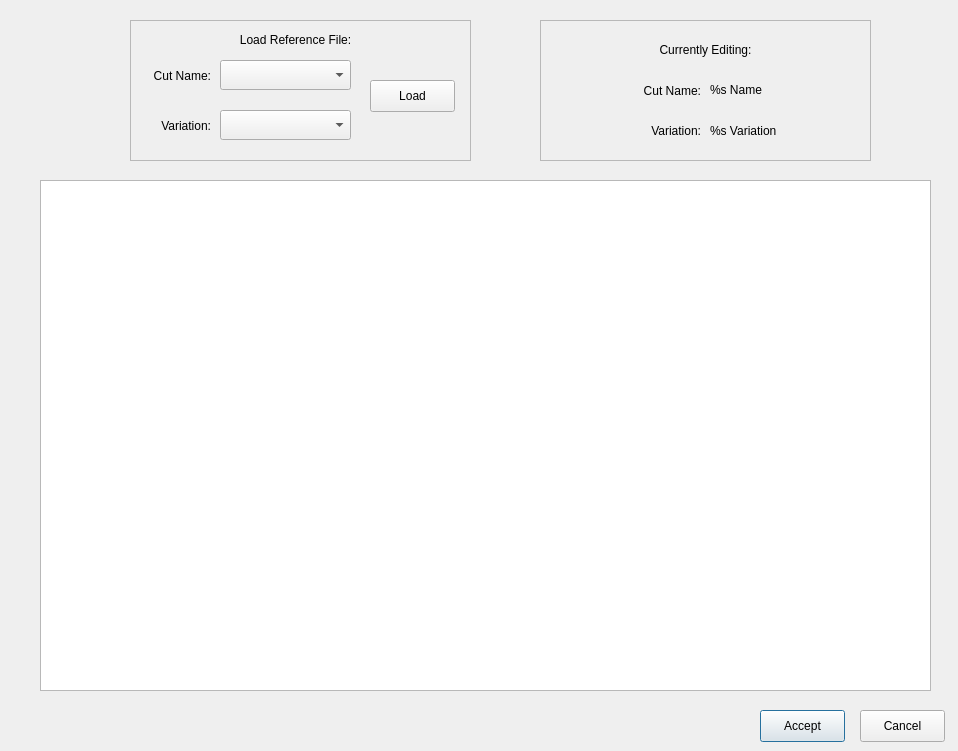
<?xml version="1.0" encoding="UTF-8"?>
<ui version="4.0">
 <class>referenceeditorDialog</class>
 <widget class="QDialog" name="referenceeditorDialog">
  <property name="geometry">
   <rect>
    <x>0</x>
    <y>0</y>
    <width>958</width>
    <height>751</height>
   </rect>
  </property>
  <property name="windowTitle">
   <string>Dialog</string>
  </property>
  <widget class="QTextEdit" name="referencetextEditor">
   <property name="geometry">
    <rect>
     <x>40</x>
     <y>180</y>
     <width>891</width>
     <height>511</height>
    </rect>
   </property>
  </widget>
  <widget class="QPushButton" name="acceptButton">
   <property name="geometry">
    <rect>
     <x>760</x>
     <y>710</y>
     <width>85</width>
     <height>32</height>
    </rect>
   </property>
   <property name="text">
    <string>Accept</string>
   </property>
  </widget>
  <widget class="QPushButton" name="cancelButton">
   <property name="geometry">
    <rect>
     <x>860</x>
     <y>710</y>
     <width>85</width>
     <height>32</height>
    </rect>
   </property>
   <property name="text">
    <string>Cancel</string>
   </property>
  </widget>
  <widget class="QFrame" name="LoadReferenceFileFrame">
   <property name="geometry">
    <rect>
     <x>130</x>
     <y>20</y>
     <width>341</width>
     <height>141</height>
    </rect>
   </property>
   <property name="frameShape">
    <enum>QFrame::StyledPanel</enum>
   </property>
   <property name="frameShadow">
    <enum>QFrame::Raised</enum>
   </property>
   <widget class="QPushButton" name="loadReferenceFileButton">
    <property name="geometry">
     <rect>
      <x>240</x>
      <y>60</y>
      <width>85</width>
      <height>32</height>
     </rect>
    </property>
    <property name="text">
     <string>Load</string>
    </property>
   </widget>
   <widget class="QLabel" name="LoadReferenceFileLabel_1">
    <property name="geometry">
     <rect>
      <x>10</x>
      <y>40</y>
      <width>71</width>
      <height>31</height>
     </rect>
    </property>
    <property name="text">
     <string>Cut Name:</string>
    </property>
    <property name="alignment">
     <set>Qt::AlignRight|Qt::AlignTrailing|Qt::AlignVCenter</set>
    </property>
   </widget>
   <widget class="QComboBox" name="referenceFileSelectComboBox">
    <property name="geometry">
     <rect>
      <x>90</x>
      <y>40</y>
      <width>131</width>
      <height>30</height>
     </rect>
    </property>
   </widget>
   <widget class="QComboBox" name="versionSelectComboBox">
    <property name="geometry">
     <rect>
      <x>90</x>
      <y>90</y>
      <width>131</width>
      <height>30</height>
     </rect>
    </property>
   </widget>
   <widget class="QLabel" name="versionselectLabel">
    <property name="geometry">
     <rect>
      <x>10</x>
      <y>90</y>
      <width>71</width>
      <height>31</height>
     </rect>
    </property>
    <property name="text">
     <string>Variation:</string>
    </property>
    <property name="alignment">
     <set>Qt::AlignRight|Qt::AlignTrailing|Qt::AlignVCenter</set>
    </property>
   </widget>
   <widget class="QLabel" name="LoadReferenceFileTopLabel">
    <property name="geometry">
     <rect>
      <x>10</x>
      <y>10</y>
      <width>311</width>
      <height>20</height>
     </rect>
    </property>
    <property name="text">
     <string>Load Reference File:</string>
    </property>
    <property name="alignment">
     <set>Qt::AlignCenter</set>
    </property>
   </widget>
  </widget>
  <widget class="QFrame" name="CurrentlyEditingFrame">
   <property name="geometry">
    <rect>
     <x>540</x>
     <y>20</y>
     <width>331</width>
     <height>141</height>
    </rect>
   </property>
   <property name="frameShape">
    <enum>QFrame::StyledPanel</enum>
   </property>
   <property name="frameShadow">
    <enum>QFrame::Raised</enum>
   </property>
   <widget class="QLabel" name="CurrentlyEditingTopLabel">
    <property name="geometry">
     <rect>
      <x>10</x>
      <y>20</y>
      <width>311</width>
      <height>20</height>
     </rect>
    </property>
    <property name="text">
     <string>Currently Editing:</string>
    </property>
    <property name="alignment">
     <set>Qt::AlignCenter</set>
    </property>
   </widget>
   <widget class="QLabel" name="CutNameActual">
    <property name="geometry">
     <rect>
      <x>170</x>
      <y>60</y>
      <width>141</width>
      <height>20</height>
     </rect>
    </property>
    <property name="text">
     <string>%s Name</string>
    </property>
    <property name="alignment">
     <set>Qt::AlignLeading|Qt::AlignLeft|Qt::AlignVCenter</set>
    </property>
   </widget>
   <widget class="QLabel" name="Label_CutName">
    <property name="geometry">
     <rect>
      <x>50</x>
      <y>60</y>
      <width>111</width>
      <height>21</height>
     </rect>
    </property>
    <property name="text">
     <string>Cut Name:</string>
    </property>
    <property name="alignment">
     <set>Qt::AlignRight|Qt::AlignTrailing|Qt::AlignVCenter</set>
    </property>
   </widget>
   <widget class="QLabel" name="Label_Variation">
    <property name="geometry">
     <rect>
      <x>40</x>
      <y>100</y>
      <width>121</width>
      <height>21</height>
     </rect>
    </property>
    <property name="text">
     <string>Variation:</string>
    </property>
    <property name="alignment">
     <set>Qt::AlignRight|Qt::AlignTrailing|Qt::AlignVCenter</set>
    </property>
   </widget>
   <widget class="QLabel" name="VariationNameActual">
    <property name="geometry">
     <rect>
      <x>170</x>
      <y>100</y>
      <width>141</width>
      <height>21</height>
     </rect>
    </property>
    <property name="text">
     <string>%s Variation</string>
    </property>
   </widget>
  </widget>
 </widget>
 <resources/>
 <connections/>
</ui>
